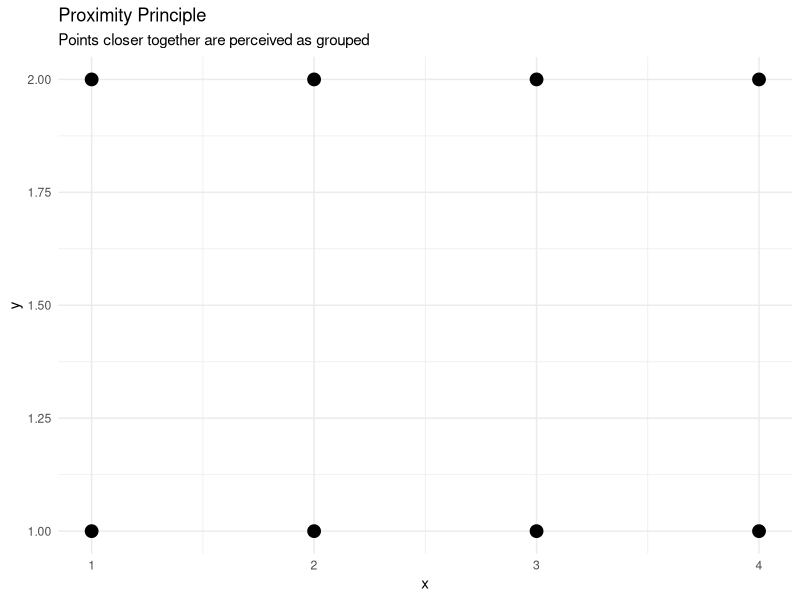
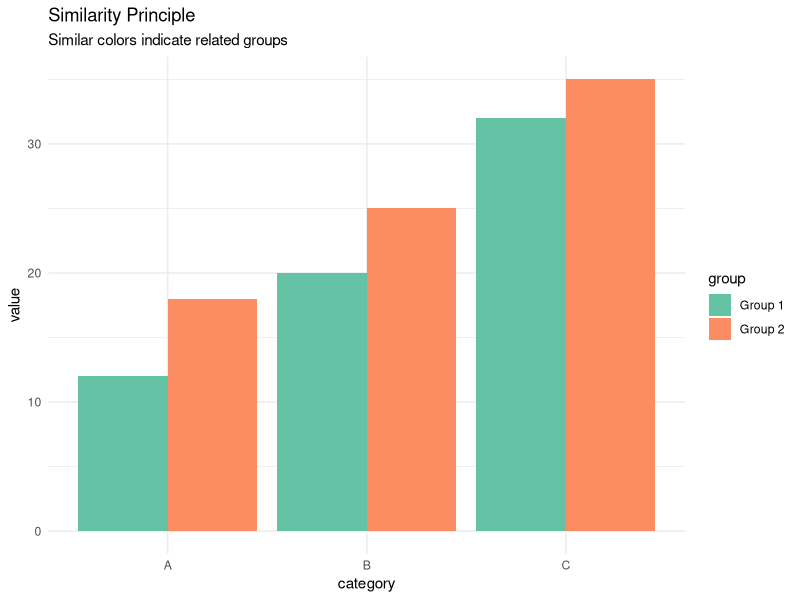
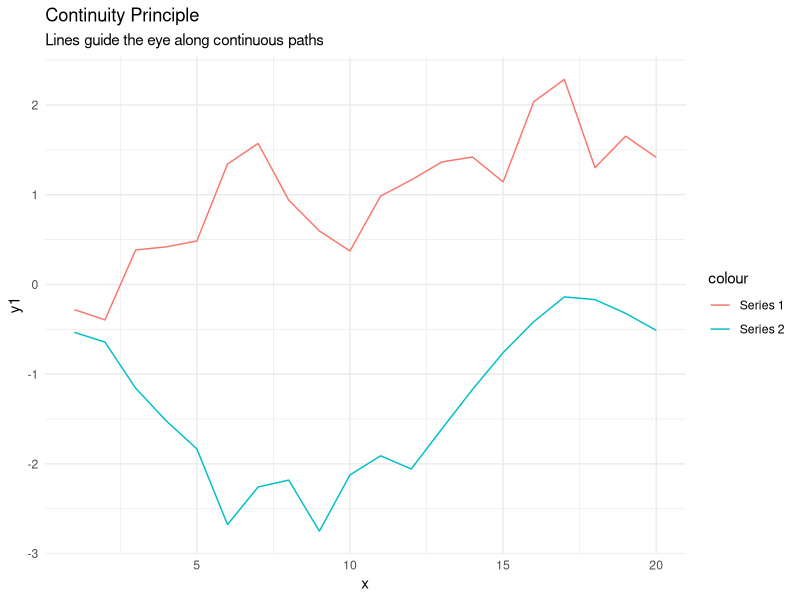
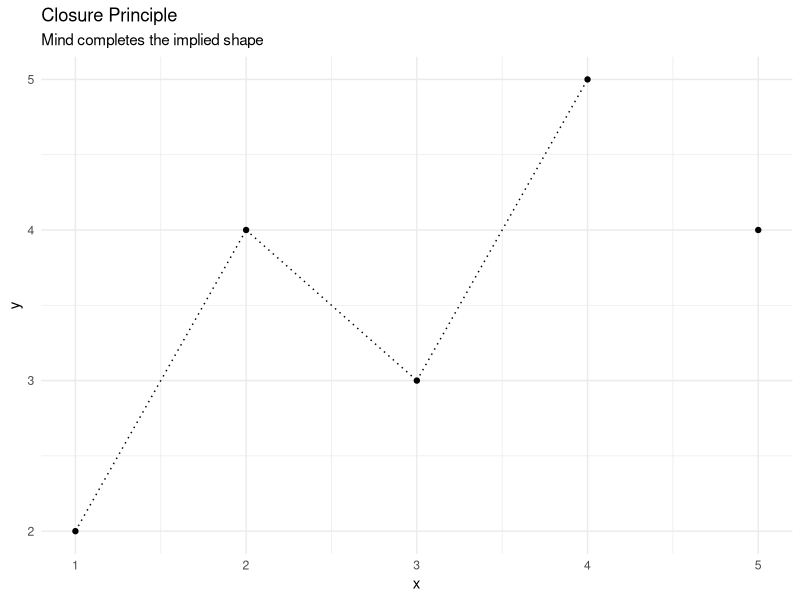
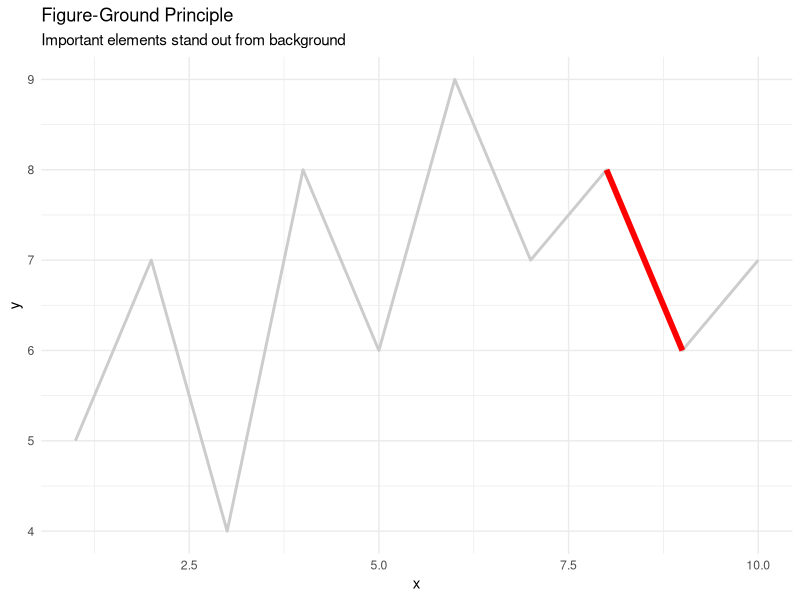
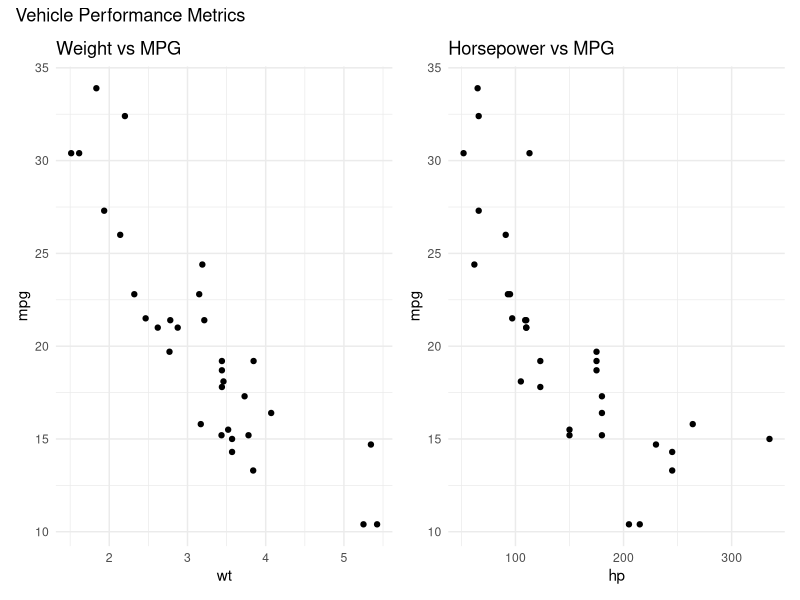
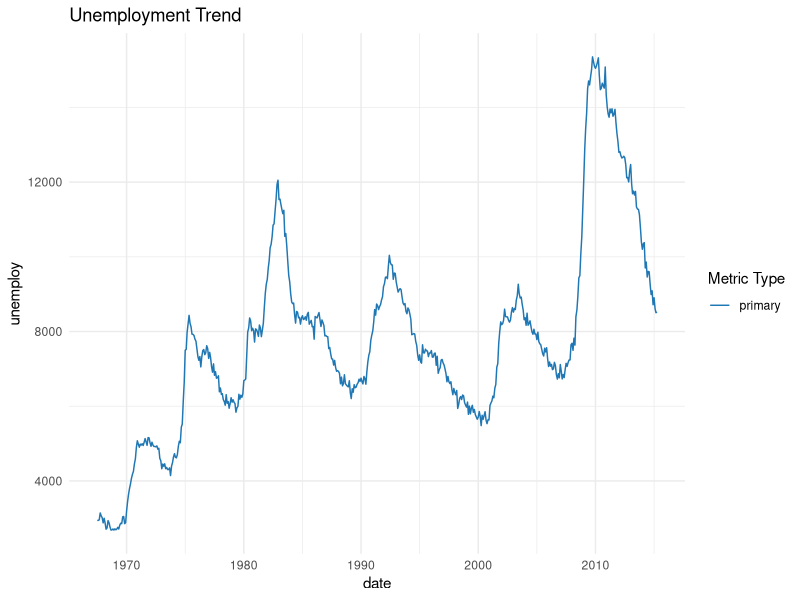
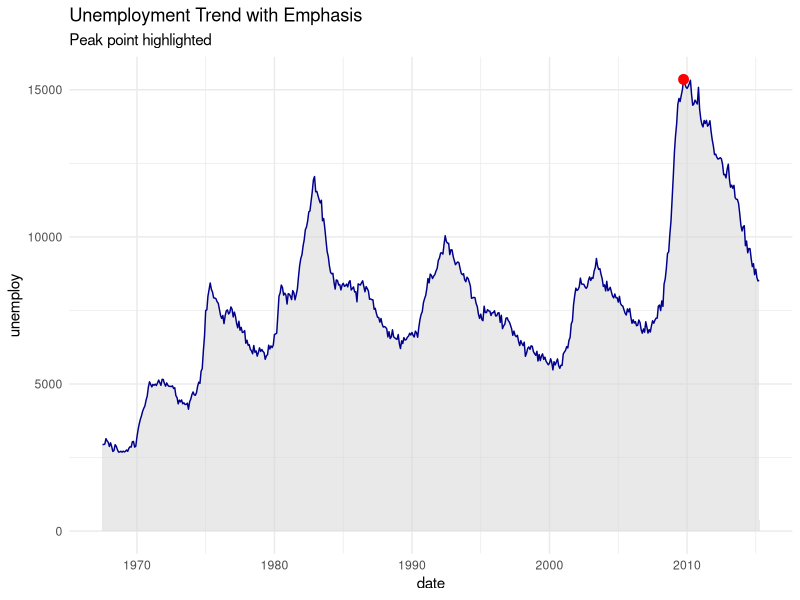

R code for these plots, in order:
## ---- chunk 1
knitr::opts_chunk$set(warning=F,message=F)
## ---- chunk 2
library(ggplot2)
library(dplyr)

# Create sample data
proximity_data <- data.frame(
  x = rep(1:4, each = 2),
  y = rep(1:2, times = 4),
  group = rep(c("A", "B"), times = 4)
)

ggplot(proximity_data, aes(x, y)) +
  geom_point(size = 4) +
  scale_x_continuous(breaks = 1:4) +
  theme_minimal() +
  labs(title = "Proximity Principle",
       subtitle = "Points closer together are perceived as grouped")
## ---- chunk 3
library(ggplot2)

# Create sample data
similarity_data <- data.frame(
  category = rep(c("A", "B", "C"), each = 4),
  value = c(10, 15, 12, 18, 20, 22, 19, 25, 30, 28, 32, 35),
  group = rep(c("Group 1", "Group 2"), times = 6)
)

ggplot(similarity_data, aes(x = category, y = value, fill = group)) +
  geom_bar(stat = "identity", position = "dodge") +
  scale_fill_brewer(palette = "Set2") +
  theme_minimal() +
  labs(title = "Similarity Principle",
       subtitle = "Similar colors indicate related groups")
## ---- chunk 4
library(ggplot2)

# Create sample data
set.seed(123)
continuity_data <- data.frame(
  x = 1:20,
  y1 = cumsum(rnorm(20, 0, 0.5)),
  y2 = cumsum(rnorm(20, 0, 0.5))
)

ggplot(continuity_data, aes(x = x)) +
  geom_line(aes(y = y1, color = "Series 1")) +
  geom_line(aes(y = y2, color = "Series 2")) +
  theme_minimal() +
  labs(title = "Continuity Principle",
       subtitle = "Lines guide the eye along continuous paths")
## ---- chunk 5
library(ggplot2)

# Create sample data for a partial border plot
closure_data <- data.frame(
  x = c(1, 2, 3, 4, 5),
  y = c(2, 4, 3, 5, 4)
)

ggplot(closure_data, aes(x, y)) +
  geom_point() +
  geom_segment(aes(x = x, xend = lead(x), y = y, yend = lead(y)), lty=3,
               data = head(closure_data, -1)) +
  theme_minimal() +
  theme(panel.border = element_blank()) +
  labs(title = "Closure Principle",
       subtitle = "Mind completes the implied shape")
## ---- chunk 6
library(ggplot2)

# Create sample data
figure_ground_data <- data.frame(
  x = 1:10,
  y = c(5, 7, 4, 8, 6, 9, 7, 8, 6, 7),
  highlight = c(rep(FALSE, 7), TRUE, TRUE, FALSE)
)

ggplot(figure_ground_data, aes(x, y)) +
  geom_line(color = "gray80", size = 1) +
  geom_line(data = subset(figure_ground_data, highlight),
            color = "red", size = 2) +
  theme_minimal() +
  labs(title = "Figure-Ground Principle",
       subtitle = "Important elements stand out from background")
## ---- chunk 7
library(ggplot2)
library(patchwork)

# Create sample dashboard layout
plot1 <- ggplot(mtcars, aes(wt, mpg)) +
  geom_point() +
  theme_minimal() +
  labs(title = "Weight vs MPG")

plot2 <- ggplot(mtcars, aes(hp, mpg)) +
  geom_point() +
  theme_minimal() +
  labs(title = "Horsepower vs MPG")

plot1 + plot2 +
  plot_layout(ncol = 2) +
  plot_annotation(title = "Vehicle Performance Metrics")
## ---- chunk 8
library(ggplot2)

# Create consistent color palette
org_colors <- scale_color_manual(
  values = c("primary" = "#1f77b4",
             "secondary" = "#ff7f0e",
             "warning" = "#d62728")
)

# Apply to visualization
ggplot(economics, aes(x = date)) +
  geom_line(aes(y = unemploy, color = "primary")) +
  org_colors +
  theme_minimal() +
  labs(title = "Unemployment Trend",
       color = "Metric Type")
## ---- chunk 9
library(ggplot2)

ggplot(economics, aes(x = date, y = unemploy)) +
  geom_area(fill = "lightgray", alpha = 0.5) +
  geom_line(color = "darkblue") +
  geom_point(data = economics[economics$unemploy == max(economics$unemploy),],
             color = "red", size = 3) +
  theme_minimal() +
  labs(title = "Unemployment Trend with Emphasis",
       subtitle = "Peak point highlighted")
